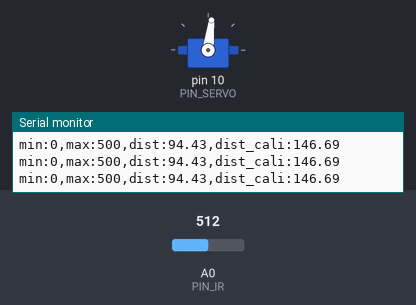
The sketch below on a simulated Arduino Uno, built with avr-gcc and run on an emulated ATmega328P. Parts: servo, the last lines printed to the serial monitor. The test bench sets the inputs (shaded band); at power-on: A0 (PIN_IR) = 512.

Above: at 1.2 s.
1.3 s: A0 (PIN_IR) set to 318
2.8 s: A0 (PIN_IR) set to 296
At 4.0 s:
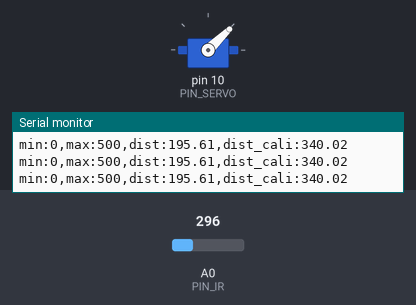
4.3 s: A0 (PIN_IR) set to 306
At 5.4 s:
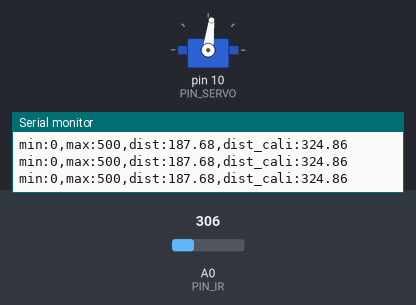
7.3 s: A0 (PIN_IR) set to 290
At 7.9 s:
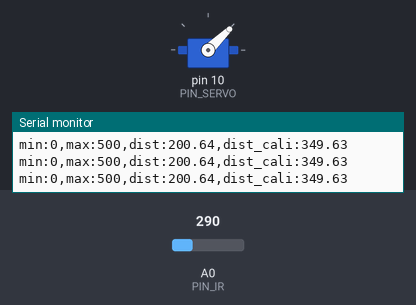
Timing chart, 0 to 9.8 s (numbered marks = the images above; inputs shaded):
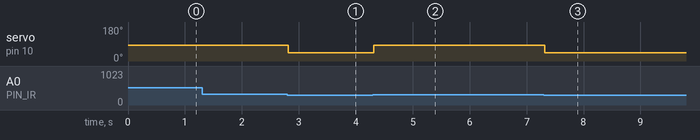

Measured:
- the behaviour switches between 305 and 304 on A0 (PIN_IR) (found by bisection; images 0 and 1)
- after the input at 2.8 s, servo on pin 10 (PIN_SERVO): 83° → 44° at once
- after the input at 4.3 s, servo on pin 10 (PIN_SERVO): 44° → 83° at once
- after the input at 7.3 s, servo on pin 10 (PIN_SERVO): 83° → 44° at once

The sketch:

21_bbc_20203038.ino
```cpp
#include <Servo.h>

//Arduino pin assignment
#define PIN_SERVO 10
#define PIN_IR A0
int a, b; // unit: mm

#define _DIST_TARGET 327   // (unit: mm)
#define _DIST_MIN 100
#define _DIST_MAX 300

#define _DUTY_MIN 1000 // servo full clockwise position (0 degree)
#define _DUTY_NEU 1200 // servo neutral position (90 degree)
#define _DUTY_MAX 1400 // servo full counterclockwise position (180 degree)

Servo myservo;

void setup() {
  // initialize serial port
  Serial.begin(57600);
  myservo.attach(PIN_SERVO);
  myservo.writeMicroseconds(_DUTY_NEU);

  a = 70;
  b = 227;
}
float ir_distance(void){ // return value unit: mm
  float val;
  float volt = float(analogRead(PIN_IR));
  val = ((6762.0/(volt-9.0))-4.0) * 10.0;
  return val;
}

void loop() {
  float raw_dist = ir_distance();
  float dist_cali = 100 + 300.0 / (b - a) * (raw_dist - a);
  Serial.print("min:0,max:500,dist:");
  Serial.print(raw_dist);
  Serial.print(",dist_cali:");
  Serial.println(dist_cali);
  if(dist_cali > _DIST_TARGET) myservo.writeMicroseconds(_DUTY_MIN);
  else myservo.writeMicroseconds(_DUTY_MAX);
  delay(20);
}
```
